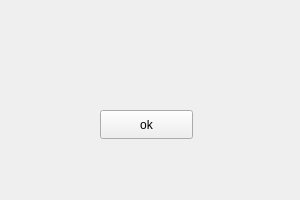
<?xml version="1.0" encoding="UTF-8"?>
<ui version="4.0">
 <class>senderr</class>
 <widget class="QWidget" name="senderr">
  <property name="geometry">
   <rect>
    <x>0</x>
    <y>0</y>
    <width>300</width>
    <height>200</height>
   </rect>
  </property>
  <property name="windowTitle">
   <string>Form</string>
  </property>
  <widget class="QLabel" name="msgLb">
   <property name="geometry">
    <rect>
     <x>90</x>
     <y>60</y>
     <width>171</width>
     <height>20</height>
    </rect>
   </property>
   <property name="text">
    <string/>
   </property>
  </widget>
  <widget class="QPushButton" name="pushButton">
   <property name="geometry">
    <rect>
     <x>100</x>
     <y>110</y>
     <width>93</width>
     <height>29</height>
    </rect>
   </property>
   <property name="text">
    <string>ok</string>
   </property>
  </widget>
 </widget>
 <resources/>
 <connections/>
</ui>
